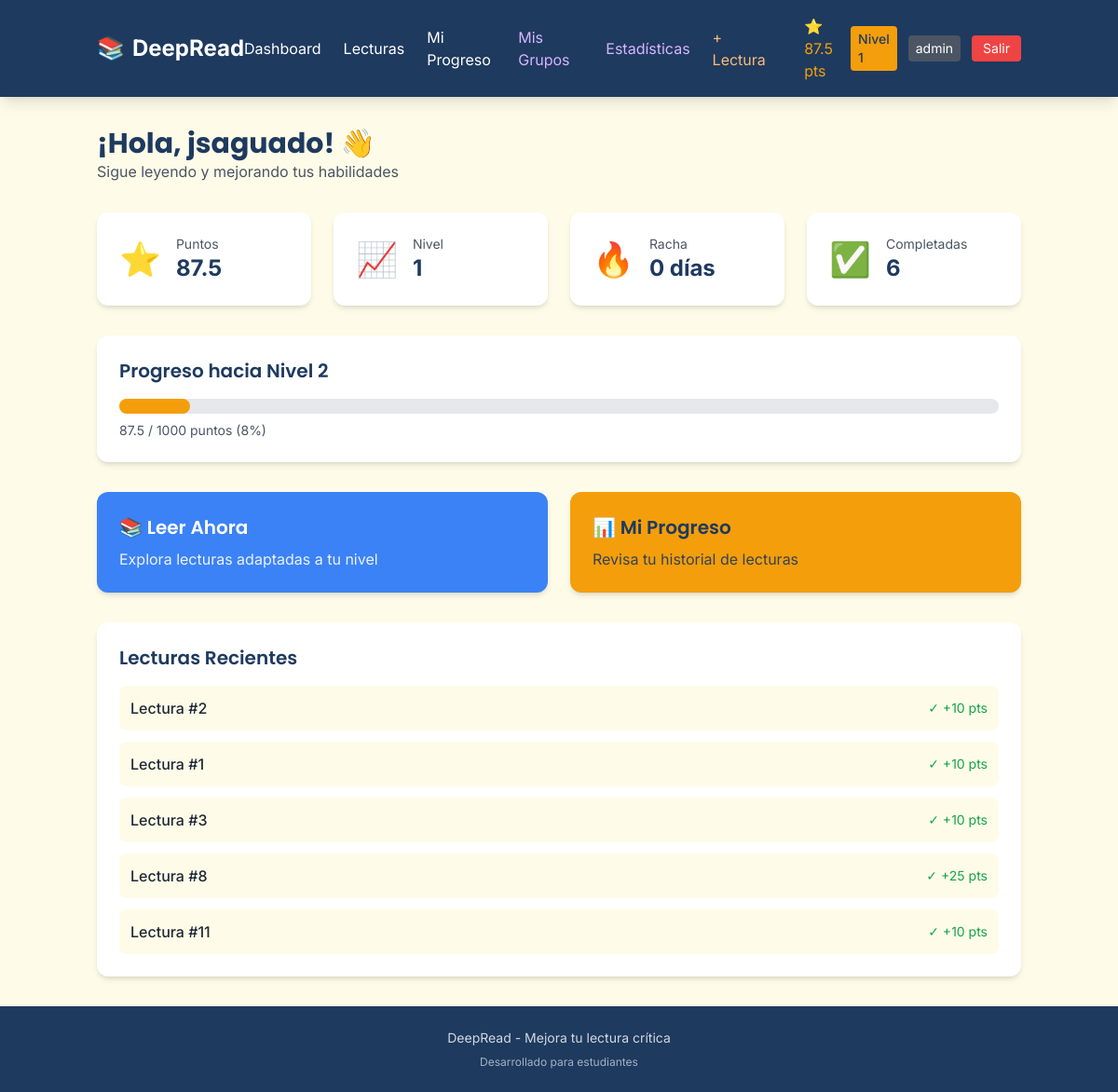
/dashboard (signed in), run on the app's committed database.
### models/user.py (models this page shows, shortened)
class Usuario(db.Model, UserMixin):
    __tablename__ = 'usuarios'
    id = db.Column(db.Integer, primary_key=True)
    username = db.Column(db.String(50), unique=True, nullable=False)
    email = db.Column(db.String(100), unique=True, nullable=False)
    password_hash = db.Column(db.String(255), nullable=False)
    rol = db.Column(db.String(20), default='estudiante')
    tipo_usuario = db.Column(db.String(20), default='gratuito')
    nivel_actual = db.Column(db.Integer, default=1)
    puntos_totales = db.Column(db.Integer, default=0)
    racha_dias = db.Column(db.Integer, default=0)
    ultimo_login = db.Column(db.Date, default=None)
    fecha_creacion = db.Column(db.DateTime, default=datetime.utcnow)
    def es_admin(self):
        return self.rol == 'admin'
    def es_profesor(self):
        return self.rol in ['profesor', 'admin']

### models/progreso.py (models this page shows, shortened)
class ProgresoLectura(db.Model):
    __tablename__ = 'progreso_lecturas'
    id = db.Column(db.Integer, primary_key=True)
    usuario_id = db.Column(db.Integer, db.ForeignKey('usuarios.id'), nullable=False)
    lectura_id = db.Column(db.Integer, db.ForeignKey('lecturas.id'), nullable=False)
    completada = db.Column(db.Boolean, default=False)
    incompleta = db.Column(db.Boolean, default=False)
    puntos_obtenidos = db.Column(db.Integer, default=0)
    intentos = db.Column(db.Integer, default=0)
    quiz_aprobado = db.Column(db.Boolean, default=False)
    quiz_porcentaje = db.Column(db.Float, default=0.0)
    fecha_completado = db.Column(db.DateTime, default=None)
    __table_args__ = (db.UniqueConstraint('usuario_id', 'lectura_id', name='uix_usuario_lectura'),)

### routes/main.py (the view)
@main_bp.route('/dashboard')
@login_required
def dashboard():
    usuario = db.session.get(Usuario, current_user.id)
    total_lecturas = Lectura.query.filter_by(nivel=usuario.nivel_actual, activa=True).count()
    lecturas_completadas = ProgresoLectura.query.filter_by(
        usuario_id=usuario.id,
        completada=True
    ).count()
    progreso_nivel = 0
    puntos_necesarios = (usuario.nivel_actual + 1) * 500
    if puntos_necesarios > 0:
        progreso_nivel = min((usuario.puntos_totales / puntos_necesarios) * 100, 100)
    lecturas_recientes = ProgresoLectura.query.filter_by(
        usuario_id=usuario.id
    ).order_by(ProgresoLectura.fecha_completado.desc()).limit(5).all()
    return render_template(
        'dashboard.html',
        usuario=usuario,
        total_lecturas=total_lecturas,
        lecturas_completadas=lecturas_completadas,
        progreso_nivel=progreso_nivel,
        puntos_necesarios=puntos_necesarios,
        lecturas_recientes=lecturas_recientes
    )

### app.py (called while the page is built)
@login_manager.user_loader
def load_user(user_id):
    return db.session.get(Usuario, int(user_id))

### templates/dashboard.html (shortened to what this page needs)
{% extends "base.html" %}
{% block content %}
<div class="container mx-auto px-4 py-8">
    <div class="mb-8">
        <h1 class="text-3xl font-bold text-primary">¡Hola, {{ usuario.username }}! 👋</h1>
        <p class="text-gray-600">Sigue leyendo y mejorando tus habilidades</p>
    </div>
    <div class="grid md:grid-cols-4 gap-6 mb-8">
        <div class="bg-white rounded-xl shadow-md p-6">
            <div class="flex items-center gap-4">
                <div class="text-4xl">⭐</div>
                <div>
                    <p class="text-sm text-gray-600">Puntos</p>
                    <p class="text-2xl font-bold text-primary">{{ usuario.puntos_totales }}</p>
                </div>
            </div>
        </div>
        <div class="bg-white rounded-xl shadow-md p-6">
            <div class="flex items-center gap-4">
                <div class="text-4xl">📈</div>
                <div>
                    <p class="text-sm text-gray-600">Nivel</p>
                    <p class="text-2xl font-bold text-primary">{{ usuario.nivel_actual }}</p>
                </div>
            </div>
        </div>
        <div class="bg-white rounded-xl shadow-md p-6">
            <div class="flex items-center gap-4">
                <div class="text-4xl">🔥</div>
                <div>
                    <p class="text-sm text-gray-600">Racha</p>
                    <p class="text-2xl font-bold text-primary">{{ usuario.racha_dias }} días</p>
                </div>
            </div>
        </div>
        <div class="bg-white rounded-xl shadow-md p-6">
            <div class="flex items-center gap-4">
                <div class="text-4xl">✅</div>
                <div>
                    <p class="text-sm text-gray-600">Completadas</p>
                    <p class="text-2xl font-bold text-primary">{{ lecturas_completadas }}</p>
                </div>
            </div>
        </div>
    </div>
    <div class="bg-white rounded-xl shadow-md p-6 mb-8">
        <h2 class="text-xl font-semibold text-primary mb-4">Progreso hacia Nivel {{ usuario.nivel_actual + 1 }}</h2>
        <div class="w-full bg-gray-200 rounded-full h-4">
            <div class="bg-accent h-4 rounded-full transition-all duration-500" style="width: {{ progreso_nivel|int }}%"></div>
        </div>
        <p class="text-sm text-gray-600 mt-2">{{ usuario.puntos_totales }} / {{ puntos_necesarios }} puntos ({{ progreso_nivel|int }}%)</p>
    </div>
    <div class="grid md:grid-cols-2 gap-6 mb-8">
        <a href="{{ url_for('main.lecturas') }}" class="bg-secondary hover:bg-blue-600 text-white rounded-xl shadow-md p-6 transition">
            <h3 class="text-xl font-semibold mb-2">📚 Leer Ahora</h3>
            <p class="opacity-90">Explora lecturas adaptadas a tu nivel</p>
        </a>
        <a href="{{ url_for('main.progreso') }}" class="bg-accent hover:opacity-90 text-primary rounded-xl shadow-md p-6 transition">
            <h3 class="text-xl font-semibold mb-2">📊 Mi Progreso</h3>
            <p class="opacity-90">Revisa tu historial de lecturas</p>
        </a>
    </div>
    <div class="bg-white rounded-xl shadow-md p-6">
        <h2 class="text-xl font-semibold text-primary mb-4">Lecturas Recientes</h2>
        {% if lecturas_recientes %}
            <div class="space-y-3">
                {% for prog in lecturas_recientes %}
                <div class="flex items-center justify-between p-3 bg-cream rounded-lg">
                    <span class="font-medium text-gray-800">Lectura #{{ prog.lectura_id }}</span>
                    <span class="text-sm text-green-600">✓ +{{ prog.puntos_obtenidos }} pts</span>
                </div>
                {% endfor %}
            </div>
        {% else %}
            <p class="text-gray-600 text-center py-4">Aún no has leído ninguna lectura. ¡Comienza ahora!</p>
            <div class="text-center mt-4">
                <a href="{{ url_for('main.lecturas') }}" class="text-secondary hover:text-blue-600 font-medium">Ver lecturas disponibles →</a>
            </div>
        {% endif %}
    </div>
</div>
{% endblock %}

### templates/base.html (shortened to what this page needs)
<!DOCTYPE html>
<html lang="es">
<head>
    <script src="https://cdn.tailwindcss.com"></script>
</head>
<body class="bg-cream min-h-screen flex flex-col">
    {% block header %}
    <header class="bg-primary text-white shadow-lg">
        <nav class="container mx-auto px-4 py-4 flex items-center justify-between">
            <a href="{{ url_for('main.index') }}" class="text-2xl font-bold flex items-center gap-2">
                <span class="text-accent">📚</span> DeepRead
            </a>
            <div class="hidden md:flex items-center gap-6">
                {% if current_user.is_authenticated %}
                    <a href="{{ url_for('main.dashboard') }}" class="hover:text-accent transition">Dashboard</a>
                    <a href="{{ url_for('main.lecturas') }}" class="hover:text-accent transition">Lecturas</a>
                    <a href="{{ url_for('main.progreso') }}" class="hover:text-accent transition">Mi Progreso</a>
                    <a href="{{ url_for('main.mis_grupos') }}" class="hover:text-accent transition text-purple-300">Mis Grupos</a>
                    {% if current_user.es_admin() %}
                    <a href="{{ url_for('admin.ver_estadisticas') }}" class="hover:text-accent transition text-purple-300">Estadísticas</a>
                    <a href="{{ url_for('admin.crear_lectura_publica') }}" class="hover:text-accent transition text-orange-300">+ Lectura</a>
                    {% endif %}
                    <div class="flex items-center gap-3 ml-4">
                        <span class="text-accent">⭐ {{ current_user.puntos_totales }} pts</span>
                        <span class="bg-accent text-primary px-2 py-1 rounded text-sm font-medium">Nivel {{ current_user.nivel_actual }}</span>
                        <span class="bg-gray-600 px-2 py-1 rounded text-sm text-white">{{ current_user.rol }}</span>
                        <a href="{{ url_for('auth.logout') }}" class="bg-red-500 hover:bg-red-600 px-3 py-1 rounded text-sm transition">Salir</a>
                    </div>
                {% else %}
                    <a href="{{ url_for('auth.login') }}" class="hover:text-accent transition">Iniciar Sesión</a>
                    <a href="{{ url_for('auth.register') }}" class="bg-accent text-primary px-4 py-2 rounded-lg font-medium hover:opacity-90 transition">Registrarse</a>
                {% endif %}
            </div>
        </nav>
    </header>
    {% endblock %}
    <main class="flex-grow">
        {% block content %}{% endblock %}
    </main>
    <footer class="bg-primary text-white py-6 mt-auto">
        <div class="container mx-auto px-4 text-center">
            <p class="text-sm opacity-80">DeepRead - Mejora tu lectura crítica</p>
            <p class="text-xs opacity-60 mt-2">Desarrollado para estudiantes</p>
        </div>
    </footer>
</body>
</html>

### templates/base.html (style rules this page uses)
body { font-family: 'Inter', sans-serif; }
h1, h2, h3, h4, h5, h6 { font-family: 'Poppins', sans-serif; }

### data on the page
Usuario: puntos_totales "87.5", nivel_actual "1", rol "admin", username "jsaguado", racha_dias "0", usuario.nivel_actual+1 "2"
ProgresoLectura: lectura_id "2", puntos_obtenidos "10"
ProgresoLectura: lectura_id "1", puntos_obtenidos "10"
ProgresoLectura: lectura_id "3", puntos_obtenidos "10"
ProgresoLectura: lectura_id "8", puntos_obtenidos "25"
ProgresoLectura: lectura_id "11", puntos_obtenidos "10"

### other printed values
{{ lecturas_completadas }} "6"
{{ puntos_necesarios }} "1000"
{{ progreso_nivel|int }} "8"
